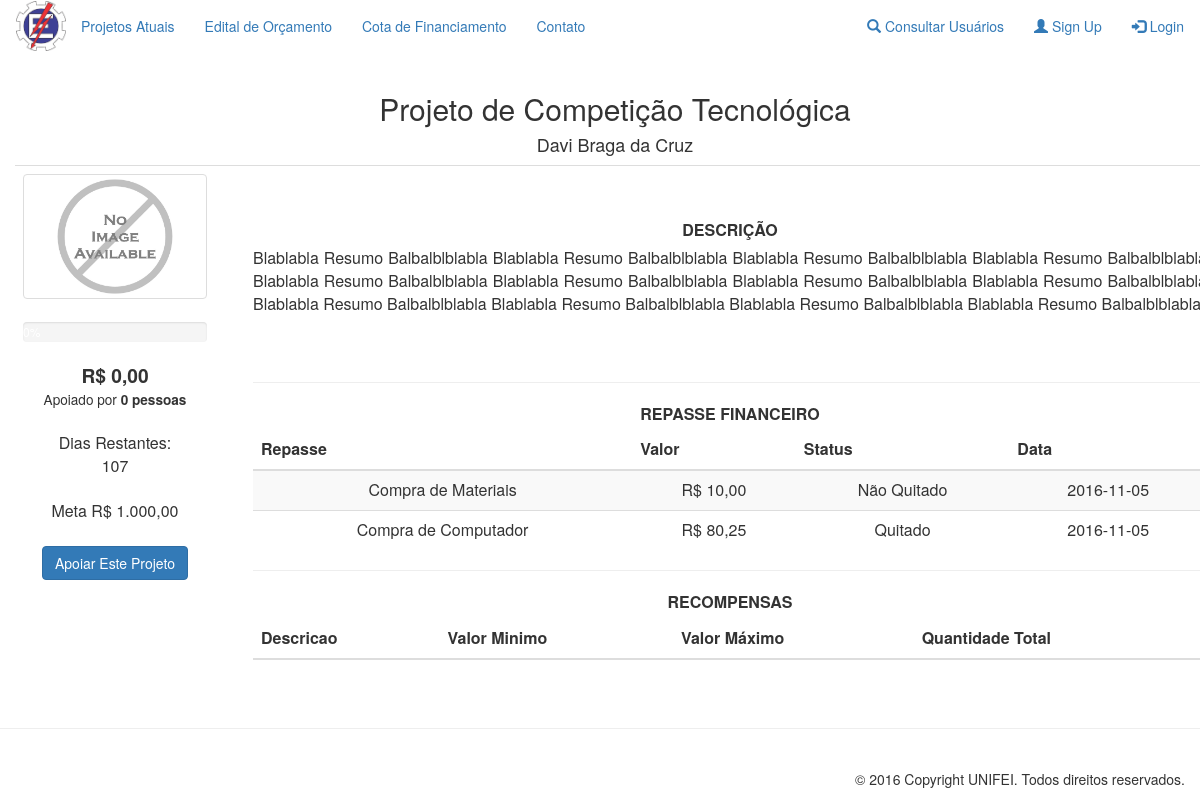
Page /pages/projetoAprovado/infoProjetosAprovados.php?id=9 on the earlier database version.
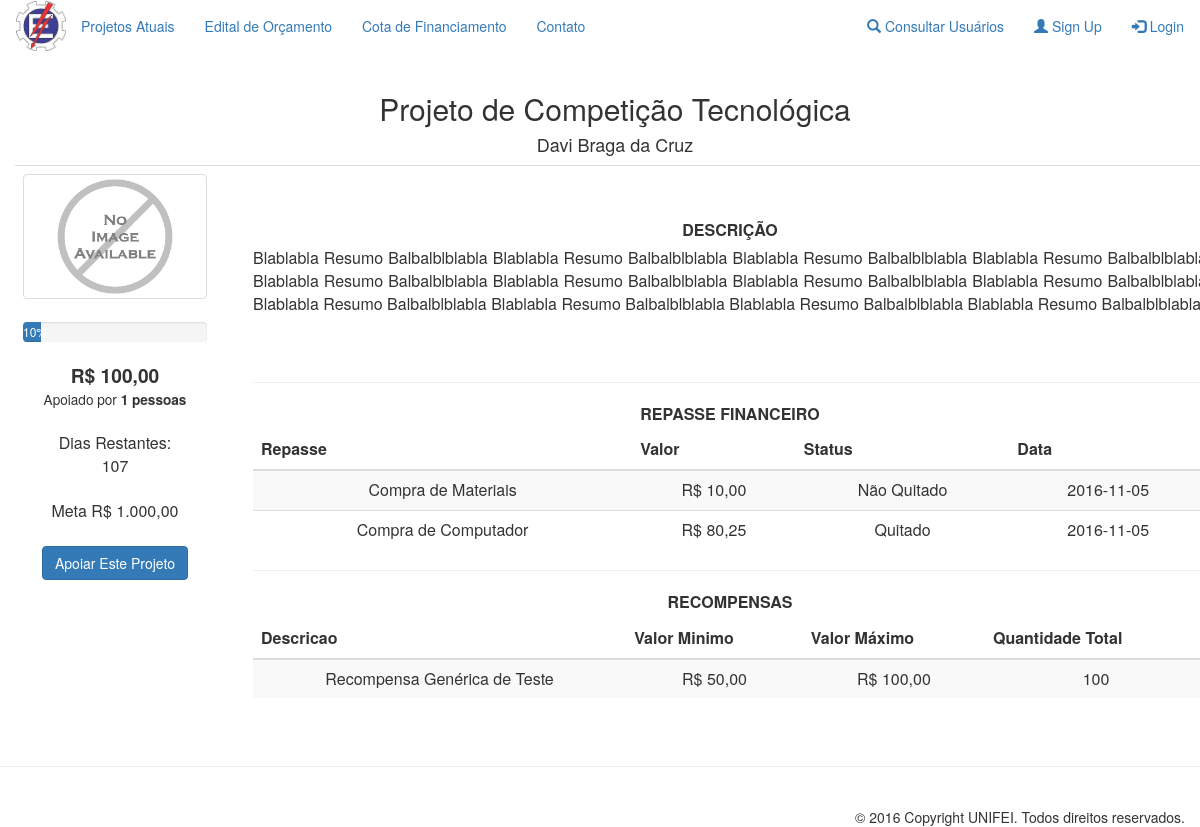
Same page on the later database version.
### tables this page shows
CREATE TABLE `projeto` (
  `id` int(11) NOT NULL,
  `status` varchar(10) NOT NULL,
  `titulo` varchar(100) NOT NULL,
  `autor` varchar(14) NOT NULL,
  `valorTotal` double NOT NULL,
  `duracao` int(11) NOT NULL,
  `dataInicio` date NOT NULL,
  `dataFim` date NOT NULL,
  `descricao` text NOT NULL,
  `categoria` varchar(50) NOT NULL,
  `valArrecadado` float NOT NULL,
  `resumo` text NOT NULL,
  `imagem` varchar(50) NOT NULL
);

CREATE TABLE `repassefinanceiro` (
  `id` int(11) NOT NULL,
  `idProjeto` int(11) NOT NULL,
  `valor` float NOT NULL,
  `necessidade` text NOT NULL,
  `date` date NOT NULL,
  `status` varchar(15) NOT NULL
);

CREATE TABLE `recompensa` (
  `id` int(11) NOT NULL,
  `idProjeto` int(11) NOT NULL,
  `descricao` text NOT NULL,
  `valMin` float NOT NULL,
  `valMax` float NOT NULL,
  `limite` int(11) NOT NULL
);

### functions/functionsBd.php (called while the page is built, shortened)
<?php
function consultaQtdApoiadores($id)
{
    RETURN mysql_query("SELECT COUNT(*) FROM doacoes WHERE idProjeto = '" . $id . "'");
}
function consultaProjetoPorId($id)
{
    RETURN mysql_query("SELECT * FROM projeto WHERE id = '" . $id . "'");
}
function consultaRepassePorIdProjeto($idProjeto)
{
    RETURN mysql_query("SELECT * FROM repassefinanceiro WHERE idProjeto = '$idProjeto'");
}
function consultaRecompensaPorIdProjeto($idProjeto)
{
    RETURN mysql_query("SELECT * FROM recompensa WHERE idProjeto = '$idProjeto'");
}
?>

### pages/projetoAprovado/infoProjetosAprovados.php (the view, shortened to what the changed rows need)
<?php
require_once '../../functions/functionsBd.php';
?>
<section id="infoProjetosAprovados" class="container">
    <div class="container">
        <div class='row'>
            <?php
            $query = consultaProjetoPorId($_GET['id']);
            $dados = mysql_fetch_array($query);
            $autorQuery = procuraAutor($dados['autor']);
            $autor = mysql_fetch_array($autorQuery);
            echo "<h2><center>" . $dados['titulo'] . "</center></h2>"
            . "<h4><center>" . $autor['nome'] . "</center></h4>"
            ?>
            <div align="center">
                <center>
                    <div align="center">
                        <div class='row'>
                            <div align=center>
                                <center>
                                    <table class="table" border=0 cellpadding=0q cellspacing=0 style='border-collapse: collapse' bordercolor=#F0F0F0 width=100% id="Tabela_InfoProjetosAprovado">
                                        <?php
                                        $query = consultaProjetoPorId($_GET['id']);
                                        if ($dados = mysql_fetch_array(($query)))
                                        {
                                            $progress = ceil(($dados['valArrecadado'] / $dados['valorTotal']) * 100);
                                            $progress = substr($progress, 0, 4);
                                            $queryConsulta = consultaQtdApoiadores($dados['id']);
                                            $pessoasApoio = mysql_result($queryConsulta, 0);
                                            $start = strtotime($dados['dataInicio']);
                                            $end = strtotime($dados['dataFim']);
                                            $days_between = ceil(abs($end - $start) / 86400);
                                            echo ""
                                            . "<tr>"
                                            . "<td align = center width = '15%'>"
                                            . "<div style = 'text-align: center; border-top-width: 100px'>"
                                            . "<img src = '" . $dados['imagem'] . "' class = 'img-thumbnail' height = '200' width = '200'>"
                                            . "<br/><br/>"
                                            . " <div class = 'progress'>
                                                                    <div class = 'progress-bar' role = 'rogressbar' aria-valuemin = '0'
                                                                         aria-valuemax = '100' style = 'width:" . $progress . "%'>
                                                                         " . $progress . "%
                                                                    </div>"
                                            . "</div>"
                                            . "<big><b>R$ " . number_format($dados['valArrecadado'], 2, ',', '.') . "</big></b>"
                                            . "<br/>"
                                            . "<small>Apoiado por <b>" . $pessoasApoio . " pessoas</b></small>"
                                            . "<br/><br/>"
                                            . "Dias Restantes:"
                                            . "<br> " . $days_between . ""
                                            . "<br> <br>"
                                            . "Meta R$ " . number_format($dados['valorTotal'], 2, ',', '.') . ""
                                            . "<br> <br>"
                                            . "<a href = ../doacao/doacao.php?id=" . $_GET['id'] . "><input type = 'button' class = 'btn btn-primary' value = 'Apoiar Este Projeto'></input></a>"
                                            . "</div>"
                                            . "</td>"
                                            . "<td align = center width = '75%'>"
                                            . "<div style = 'margin-left:30px;'>"
                                            . "<br/><br/>"
                                            . "<label class = 'lbl'><b>DESCRIÇÃO</b></label>"
                                            . "<br/>"
                                            . "<div style = 'text-align: justify;'>" . $dados['descricao'] . "</div>"
                                            . "<br/><br/><hr/>"
                                            . "<label class = 'lbl'><b>REPASSE FINANCEIRO</b></label>"
                                            . "<br/>"
                                            . "<div class='table-responsive'>";
                                            ?>
                                            <table id = "repasseFinanceiro" class="table table-striped">
                                                <thead>
                                                    <tr style="text-align: center">
                                                        <th>Repasse</th>
                                                        <th>Valor</th>
                                                        <th>Status</th>
                                                        <th>Data</th>
                                                    </tr>
                                                </thead>
                                                <tbody>
                                                    <?php
                                                    $queryRepasse = consultaRepassePorIdProjeto($_GET['id']);
                                                    while ($dadosRepasse = mysql_fetch_array(($queryRepasse)))
                                                    {
                                                        echo "<tr style='text-align: center'>"
                                                            . "<td> " . $dadosRepasse['necessidade'] . "</td>"
                                                            . "<td>R$ " . number_format($dadosRepasse['valor'], 2, ',', '.') . "</td>"
                                                            . "<td>" . $dadosRepasse['status'] . "</td>"
                                                            . "<td>" . $dadosRepasse['date']. "</td>";
                                                        echo "</tr>";
                                                    }
                                                    ?>
                                                </tbody>
                                            </table>
                                            <hr/>
                                            <label class = 'lbl'><b>RECOMPENSAS</b></label>
                                            <br/>
                                            <table id = "recompensa" class="table table-striped">
                                                <thead>
                                                    <tr style="text-align: center">
                                                        <th>Descricao</th>
                                                        <th>Valor Minimo</th>
                                                        <th>Valor Máximo</th>
                                                        <th>Quantidade Total</th>
                                                    </tr>
                                                </thead>
                                                <tbody>
                                                    <?php
                                                    $queryRecompensa = consultaRecompensaPorIdProjeto($_GET['id']);
                                                    while ($dadosRecompensa = mysql_fetch_array(($queryRecompensa)))
                                                    {
                                                        echo "<tr style='text-align: center'>"
                                                            . "<td> " . $dadosRecompensa['descricao'] . "</td>"
                                                            . "<td>R$ " . number_format($dadosRecompensa['valMin'], 2, ',', '.') . "</td>"
                                                            . "<td>R$ " . number_format($dadosRecompensa['valMax'], 2, ',', '.') . "</td>"
                                                            . "<td> " . $dadosRecompensa['limite'] . "</td>";
                                                        echo "</tr>";
                                                    }
                                                    ?>
                                                </tbody>
                                            </table>
                                            <?php
                                }
                                            ?>
                                        </table>
                                    </center>
                                </div>
                            </div>
                        </div>
                    </center>
                </div>
            </div>
        </div>
    </section>
    <?php include("../template/footer.php") ?>

Differences in the rows shown:
changed projeto "Projeto de Competição Tecnológica": progress (not shown) → "10"; valArrecadado "0,00" → "100,00"
added recompensa: descricao "Recompensa Genérica de Teste", valMin "50,00", valMax "100,00", limite "100"
Other differences:
$pessoasApoio: "0" → "1"
